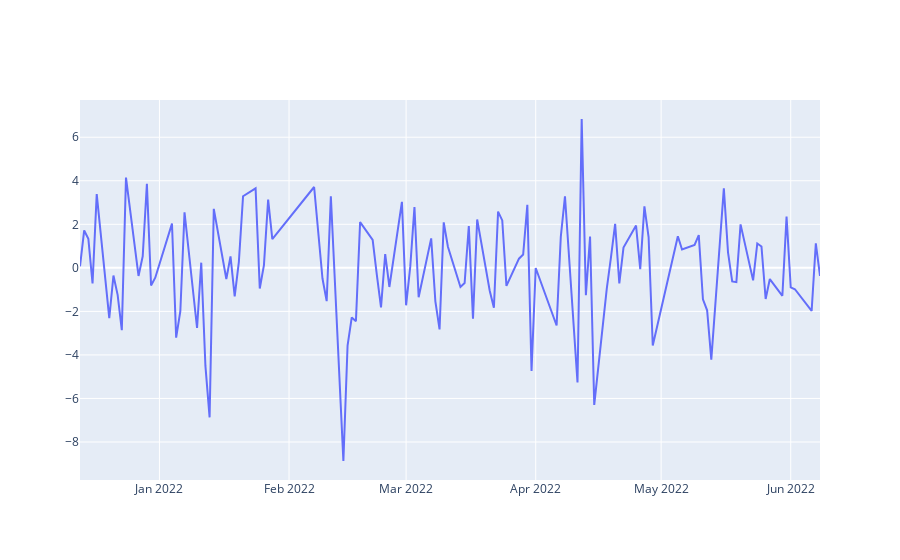

Notebook source saved alongside this figure:
### Markdown cell above
# stk pre status

### Code cell
df_history_return = w.wsd("128111.SZ,002738.SZ,128095.SZ,002812.SZ,113626.SH,603596.SH,123092.SZ,300332.SZ",
 "pct_chg", f"{status_begin_date}", f"{status_end_date}", "",usedf=True)[1]

df_pair_history_return = df_history_return[cbond_pair]
df_pair_history_return['diff'] = df_pair_history_return[cbond_pair[0]] - df_pair_history_return[cbond_pair[1]]
# df_pair_history_return['diff'].plot()

import warnings
warnings.filterwarnings("ignore")


#plotly 画图代码模板
import plotly.graph_objects as go
fig = go.Figure(data=[
    go.Scatter(name='diff', x=df_pair_history_return.index, y=df_pair_history_return['diff']),
])
fig.show()

df_stk_pre_return = w.wsd("128111.SZ,002738.SZ,128095.SZ,002812.SZ,113626.SH,603596.SH,123092.SZ,300332.SZ", 
"pct_chg", f"{status_begin_date}", f"{status_end_date}", "",usedf=True)[1]

df_stk_pre_return = df_stk_pre_return.reset_index()
df_stk_pre_return['index'] = df_stk_pre_return['index'].apply(str)
df_stk_pre_return = df_stk_pre_return.set_index('index')

df_stk_pre_trade_status = w.wsd("002812.SZ,603596.SH,300332.SZ,002738.SZ", 
"trade_status", f"{status_begin_date}", f"{status_end_date}", "",usedf=True)[1]
df_stk_pre_trade_status = df_stk_pre_trade_status.reset_index()
df_stk_pre_trade_status['index'] = df_stk_pre_trade_status['index'].apply(str)
df_stk_pre_trade_status = df_stk_pre_trade_status.set_index('index')
